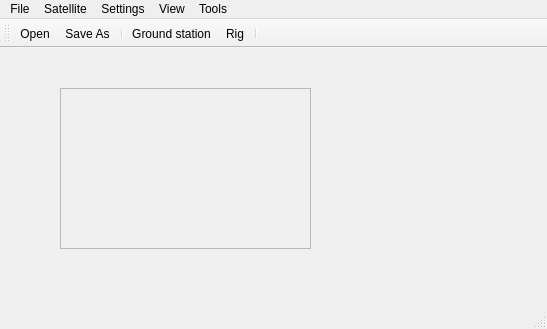
<?xml version="1.0" encoding="UTF-8"?>
<ui version="4.0">
 <class>MainWindow</class>
 <widget class="QMainWindow" name="MainWindow">
  <property name="geometry">
   <rect>
    <x>0</x>
    <y>0</y>
    <width>547</width>
    <height>329</height>
   </rect>
  </property>
  <property name="windowTitle">
   <string>MainWindow</string>
  </property>
  <property name="windowIcon">
   <iconset resource="application.qrc">
    <normaloff>:/root/images/HRPT-Decoder.ico</normaloff>:/root/images/HRPT-Decoder.ico</iconset>
  </property>
  <widget class="QWidget" name="centralWidget">
   <widget class="QFrame" name="mainFrame">
    <property name="geometry">
     <rect>
      <x>30</x>
      <y>10</y>
      <width>301</width>
      <height>211</height>
     </rect>
    </property>
    <property name="styleSheet">
     <string/>
    </property>
    <widget class="QScrollArea" name="scrollArea">
     <property name="geometry">
      <rect>
       <x>30</x>
       <y>30</y>
       <width>251</width>
       <height>161</height>
      </rect>
     </property>
     <property name="sizePolicy">
      <sizepolicy hsizetype="Preferred" vsizetype="Preferred">
       <horstretch>0</horstretch>
       <verstretch>0</verstretch>
      </sizepolicy>
     </property>
     <property name="autoFillBackground">
      <bool>false</bool>
     </property>
     <property name="styleSheet">
      <string/>
     </property>
     <property name="widgetResizable">
      <bool>true</bool>
     </property>
     <widget class="QWidget" name="scrollAreaWidgetContents">
      <property name="geometry">
       <rect>
        <x>0</x>
        <y>0</y>
        <width>249</width>
        <height>159</height>
       </rect>
      </property>
     </widget>
    </widget>
   </widget>
  </widget>
  <widget class="QMenuBar" name="menuBar">
   <property name="geometry">
    <rect>
     <x>0</x>
     <y>0</y>
     <width>547</width>
     <height>25</height>
    </rect>
   </property>
   <widget class="QMenu" name="menuFile">
    <property name="title">
     <string>File</string>
    </property>
    <addaction name="actionOpen"/>
    <addaction name="actionSave_As"/>
    <addaction name="separator"/>
   </widget>
   <widget class="QMenu" name="menuSatellite">
    <property name="title">
     <string>Satellite</string>
    </property>
    <addaction name="actionPredict"/>
    <addaction name="separator"/>
    <addaction name="actionKeplerian_elements"/>
    <addaction name="actionActive_satellites"/>
    <addaction name="actionOrbit_data"/>
   </widget>
   <widget class="QMenu" name="menuSettings">
    <property name="title">
     <string>Settings</string>
    </property>
    <addaction name="actionGroundstation"/>
    <addaction name="actionRig"/>
   </widget>
   <widget class="QMenu" name="menuView">
    <property name="title">
     <string>View</string>
    </property>
   </widget>
   <widget class="QMenu" name="menuTools">
    <property name="title">
     <string>Tools</string>
    </property>
    <addaction name="actionGPS"/>
    <addaction name="separator"/>
    <addaction name="actionSplit_CADU_to_file"/>
   </widget>
   <addaction name="menuFile"/>
   <addaction name="menuSatellite"/>
   <addaction name="menuSettings"/>
   <addaction name="menuView"/>
   <addaction name="menuTools"/>
  </widget>
  <widget class="QToolBar" name="mainToolBar">
   <property name="minimumSize">
    <size>
     <width>0</width>
     <height>0</height>
    </size>
   </property>
   <property name="iconSize">
    <size>
     <width>24</width>
     <height>24</height>
    </size>
   </property>
   <attribute name="toolBarArea">
    <enum>TopToolBarArea</enum>
   </attribute>
   <attribute name="toolBarBreak">
    <bool>false</bool>
   </attribute>
   <addaction name="actionOpen"/>
   <addaction name="actionSave_As"/>
   <addaction name="separator"/>
   <addaction name="actionGroundstation"/>
   <addaction name="actionRig"/>
   <addaction name="separator"/>
  </widget>
  <widget class="QStatusBar" name="statusBar"/>
  <action name="actionOpen">
   <property name="icon">
    <iconset resource="application.qrc">
     <normaloff>:/root/images/open.png</normaloff>:/root/images/open.png</iconset>
   </property>
   <property name="text">
    <string>Open...</string>
   </property>
   <property name="shortcut">
    <string>Ctrl+O</string>
   </property>
  </action>
  <action name="actionSave_As">
   <property name="icon">
    <iconset resource="application.qrc">
     <normaloff>:/root/images/save.png</normaloff>:/root/images/save.png</iconset>
   </property>
   <property name="text">
    <string>Save As...</string>
   </property>
   <property name="shortcut">
    <string>Ctrl+S</string>
   </property>
  </action>
  <action name="actionGroundstation">
   <property name="icon">
    <iconset resource="application.qrc">
     <normaloff>:/root/images/gohome.png</normaloff>:/root/images/gohome.png</iconset>
   </property>
   <property name="text">
    <string>Ground station...</string>
   </property>
  </action>
  <action name="actionKeplerian_elements">
   <property name="text">
    <string>Keplerian elements...</string>
   </property>
  </action>
  <action name="actionOrbit_data">
   <property name="text">
    <string>Orbit data...</string>
   </property>
  </action>
  <action name="actionPredict">
   <property name="text">
    <string>Pass list...</string>
   </property>
  </action>
  <action name="actionActive_satellites">
   <property name="text">
    <string>Active satellites...</string>
   </property>
  </action>
  <action name="actionRig">
   <property name="icon">
    <iconset resource="application.qrc">
     <normaloff>:/root/images/system-run.png</normaloff>:/root/images/system-run.png</iconset>
   </property>
   <property name="text">
    <string>Rig...</string>
   </property>
  </action>
  <action name="actionGPS">
   <property name="text">
    <string>GPS</string>
   </property>
  </action>
  <action name="actionSplit_CADU_to_file">
   <property name="enabled">
    <bool>false</bool>
   </property>
   <property name="text">
    <string>Split CADU to files...</string>
   </property>
  </action>
 </widget>
 <layoutdefault spacing="6" margin="11"/>
 <resources>
  <include location="application.qrc"/>
 </resources>
 <connections/>
</ui>
